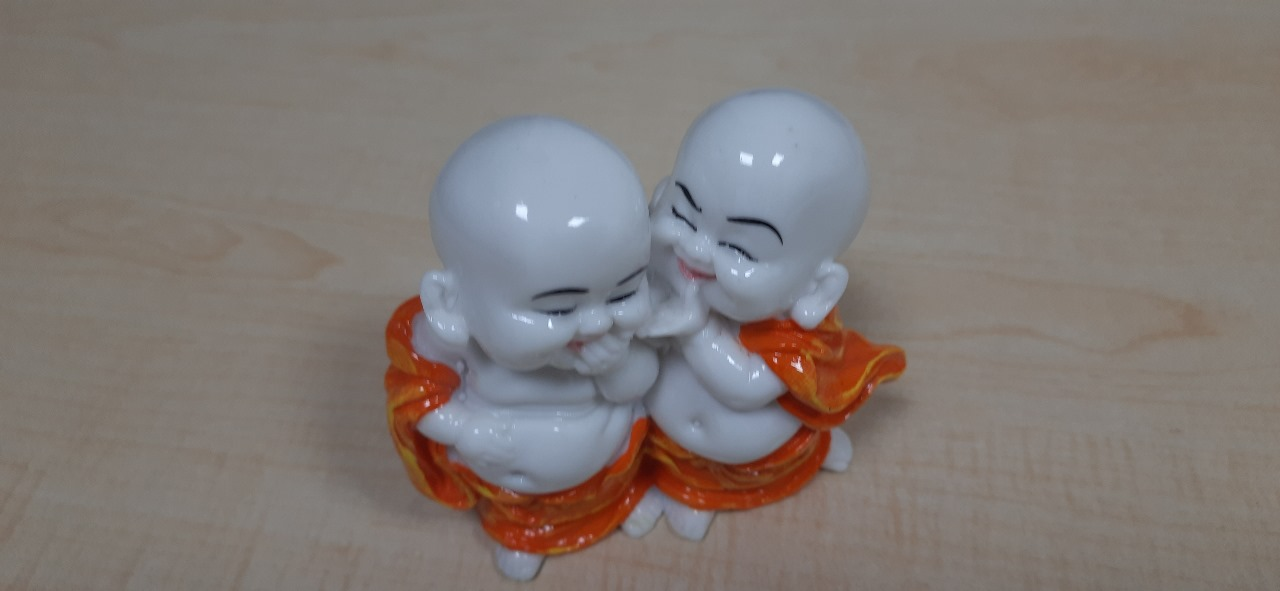
#> input picture Laugh.jpeg, 1280 x 591 px
$ python project2.py
#> lines starting #> are read from the running program, lines starting #| are printed output that depends on the picture; after the words box and inside, x2 and y2 are one past the last pixel; in counts of white or black regions, pixels touching at a corner belong together
#Convert to gray-scale and detect edges using Canny edge detection method


import cv2
image= cv2.imread('Laugh.jpeg')
#> image is the input picture: shape (591, 1280, 3); mean B, G, R 117.3, 121.1, 128.9
gray= cv2.cvtColor(image, cv2.COLOR_BGR2GRAY)
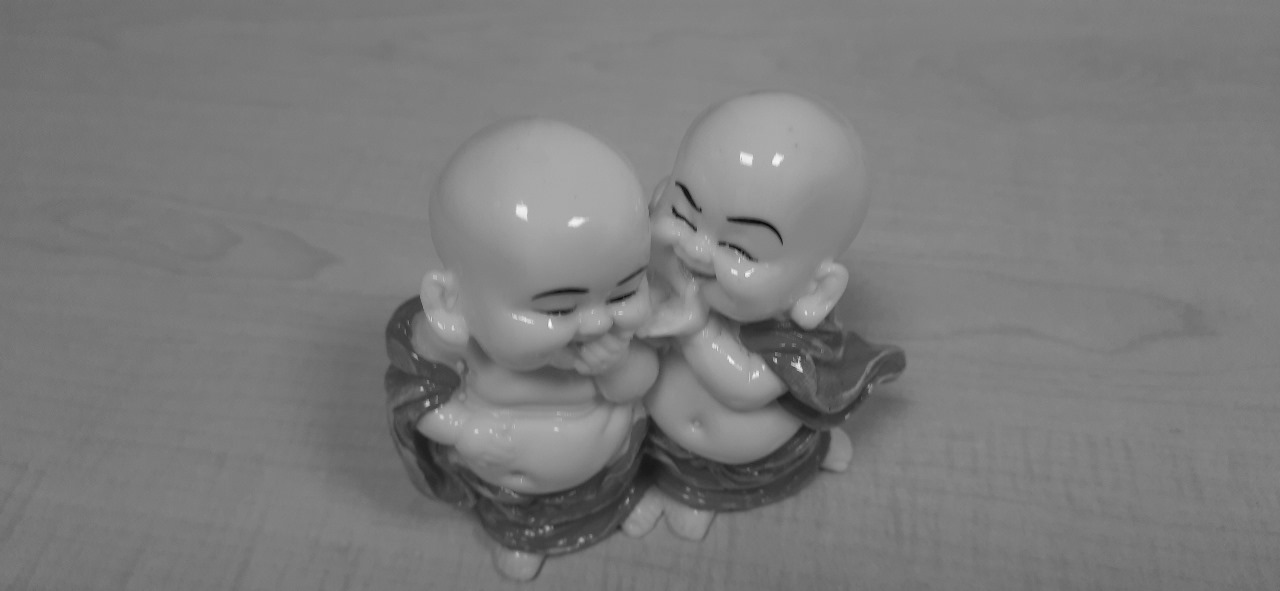
#> gray: shape (591, 1280); min 10, max 246, mean 122.9
edged= cv2.Canny(gray,30,49)
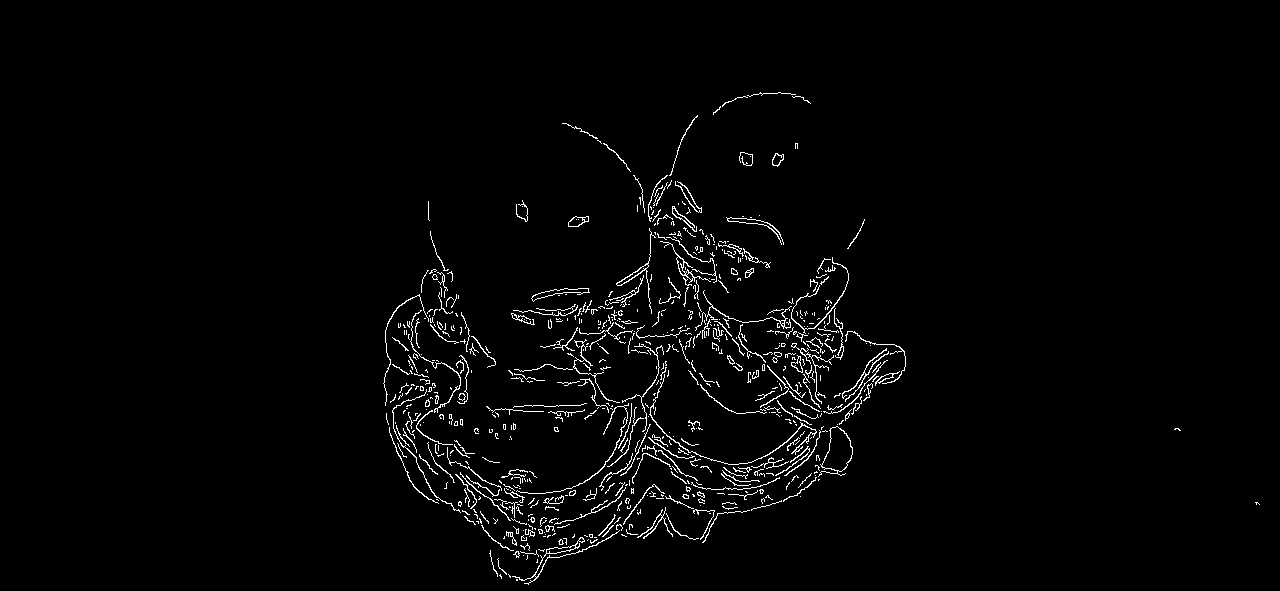
#> edged: shape (591, 1280); 2% white in thin lines or dots, all inside (x1, y1, x2, y2) = (383, 92, 1260, 585)
cv2.imwrite('Canny_Edges.jpeg', edged)
